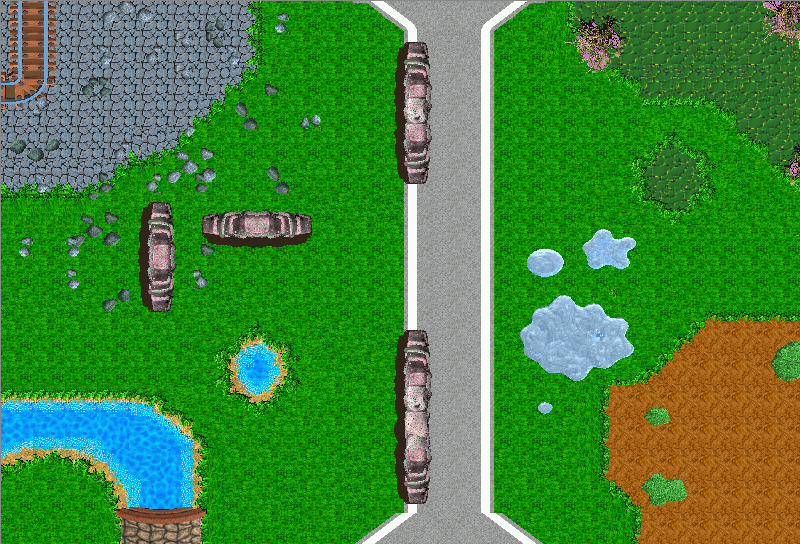

Rendered tile map (Tiled .tmx) drawn with the repository's tilesets; below, a short description and the map source with its tile grids summarised:
An orthogonal 25x17 tile map with 32x32 px tiles, 1 tile layer (Tile Layer 1).

<map version="1.0" tiledversion="1.0.2" orientation="orthogonal" renderorder="right-down" width="25" height="17" tilewidth="32" tileheight="32" nextobjectid="1">
 <tileset firstgid="1" source="tankMasterBL.tsx" />
 <layer name="Tile Layer 1" width="25" height="17">
  <data>[425 cells, 425 non-empty, 425 distinct tile ids]</data>
 </layer>
</map>